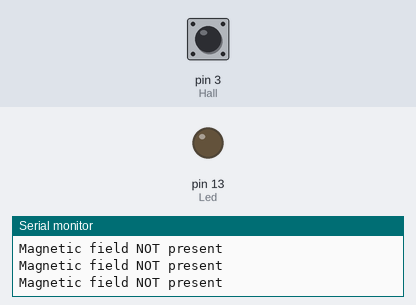
Bench run of a sketch on a simulated Arduino Uno, built with avr-gcc and run on an emulated ATmega328P. Shown: output pins drawn as LEDs (lit = HIGH), the last lines printed to the serial monitor. Dashed ring = blinking. Inputs (shaded band) come from the test bench; at power-on: pin 3 (Hall) HIGH.

Above: at 1.2 s.
1.3 s: pin 3 (Hall) driven LOW
At 2.5 s:
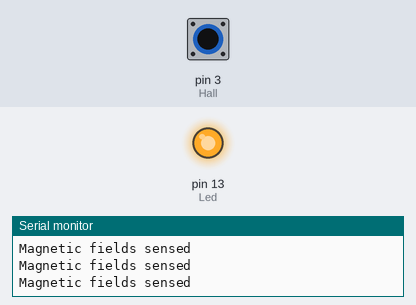
2.8 s: pin 3 (Hall) driven HIGH
At 3.7 s:
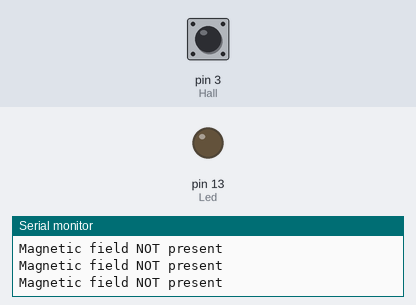
5.8 s: pin 3 (Hall) pulsed LOW 2 times (0.12 s each, 0.3 s apart)
At 6.17 s:
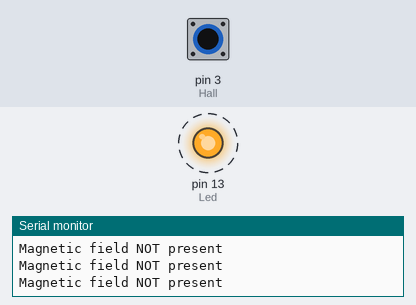
9.4 s: pin 3 (Hall) pulsed LOW 5 times (0.12 s each, 0.3 s apart)
At 11.2 s:
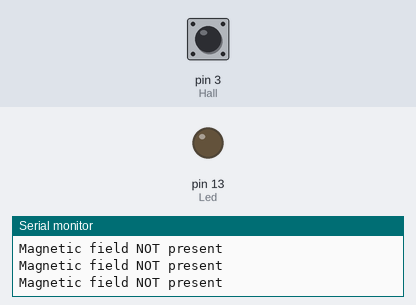
Timing chart, 0 to 12.7 s (numbered marks = the images above; inputs shaded):
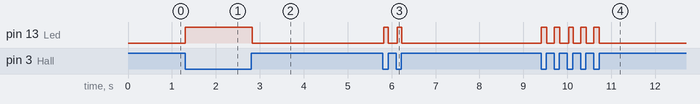

The sketch:

hallEffectLatch.ino
```cpp
//define input and output pins
//could also use anlaog pin on this module if desired
const int Hall = 3;
const int Led = 13;

void setup() {
  pinMode(Hall, INPUT);
  pinMode(Led, OUTPUT);
  Serial.begin(9600);
}

void loop() {
  int val;

  val = digitalRead(Hall);

  if(val == LOW) {
    digitalWrite(Led, HIGH);
    Serial.println("Magnetic fields sensed");
  }
  else {
    digitalWrite(Led, LOW);
    Serial.println("Magnetic field NOT present");
  }
}
```

Measured:
- after the input at 1.3 s, pin 13 (Led): LOW → HIGH at once
- after the input at 2.8 s, pin 13 (Led): HIGH → LOW at once
- after the input at 5.8 s, pin 13 (Led): alternates HIGH for 0.10 s and LOW for 0.20 s, 4 changes in all, then stays LOW, starting at once
- after the input at 9.4 s, pin 13 (Led): alternates HIGH for 0.12 s and LOW for 0.17 s, 10 changes in all, then stays LOW, starting at once
